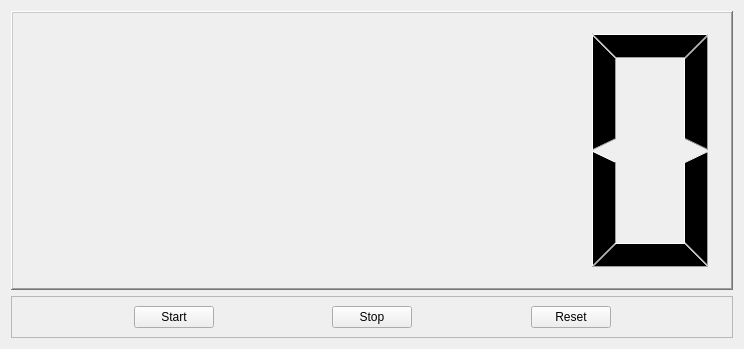
<?xml version="1.0" encoding="UTF-8"?>
<ui version="4.0">
 <class>Timer</class>
 <widget class="QWidget" name="Timer">
  <property name="geometry">
   <rect>
    <x>0</x>
    <y>0</y>
    <width>744</width>
    <height>349</height>
   </rect>
  </property>
  <property name="windowTitle">
   <string>Form</string>
  </property>
  <layout class="QVBoxLayout" name="verticalLayout">
   <item>
    <widget class="QLCDNumber" name="lcdDisplay">
     <property name="frameShape">
      <enum>QFrame::Shape::WinPanel</enum>
     </property>
     <property name="smallDecimalPoint">
      <bool>false</bool>
     </property>
     <property name="segmentStyle">
      <enum>QLCDNumber::SegmentStyle::Filled</enum>
     </property>
     <property name="value" stdset="0">
      <double>0.000000000000000</double>
     </property>
    </widget>
   </item>
   <item>
    <widget class="QFrame" name="frame">
     <property name="sizePolicy">
      <sizepolicy hsizetype="Preferred" vsizetype="Fixed">
       <horstretch>0</horstretch>
       <verstretch>0</verstretch>
      </sizepolicy>
     </property>
     <property name="frameShape">
      <enum>QFrame::Shape::StyledPanel</enum>
     </property>
     <property name="frameShadow">
      <enum>QFrame::Shadow::Raised</enum>
     </property>
     <layout class="QHBoxLayout" name="horizontalLayout">
      <item>
       <spacer name="horizontalSpacer">
        <property name="orientation">
         <enum>Qt::Orientation::Horizontal</enum>
        </property>
        <property name="sizeHint" stdset="0">
         <size>
          <width>40</width>
          <height>20</height>
         </size>
        </property>
       </spacer>
      </item>
      <item>
       <widget class="QPushButton" name="pushButton_start">
        <property name="text">
         <string>Start</string>
        </property>
       </widget>
      </item>
      <item>
       <spacer name="horizontalSpacer_3">
        <property name="orientation">
         <enum>Qt::Orientation::Horizontal</enum>
        </property>
        <property name="sizeHint" stdset="0">
         <size>
          <width>40</width>
          <height>20</height>
         </size>
        </property>
       </spacer>
      </item>
      <item>
       <widget class="QPushButton" name="pushButton_stop">
        <property name="text">
         <string>Stop</string>
        </property>
       </widget>
      </item>
      <item>
       <spacer name="horizontalSpacer_4">
        <property name="orientation">
         <enum>Qt::Orientation::Horizontal</enum>
        </property>
        <property name="sizeHint" stdset="0">
         <size>
          <width>40</width>
          <height>20</height>
         </size>
        </property>
       </spacer>
      </item>
      <item>
       <widget class="QPushButton" name="pushButton_reset">
        <property name="text">
         <string>Reset</string>
        </property>
       </widget>
      </item>
      <item>
       <spacer name="horizontalSpacer_2">
        <property name="orientation">
         <enum>Qt::Orientation::Horizontal</enum>
        </property>
        <property name="sizeHint" stdset="0">
         <size>
          <width>40</width>
          <height>20</height>
         </size>
        </property>
       </spacer>
      </item>
     </layout>
    </widget>
   </item>
  </layout>
 </widget>
 <resources/>
 <connections/>
</ui>
